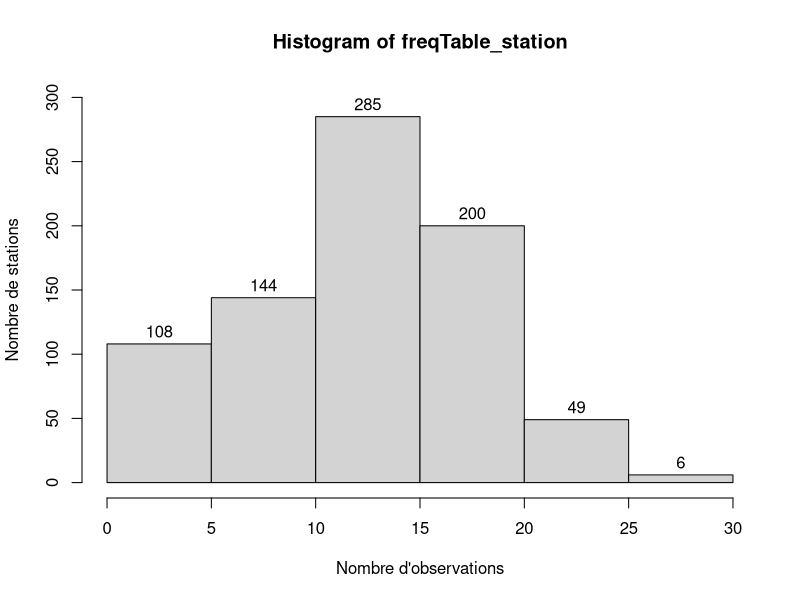
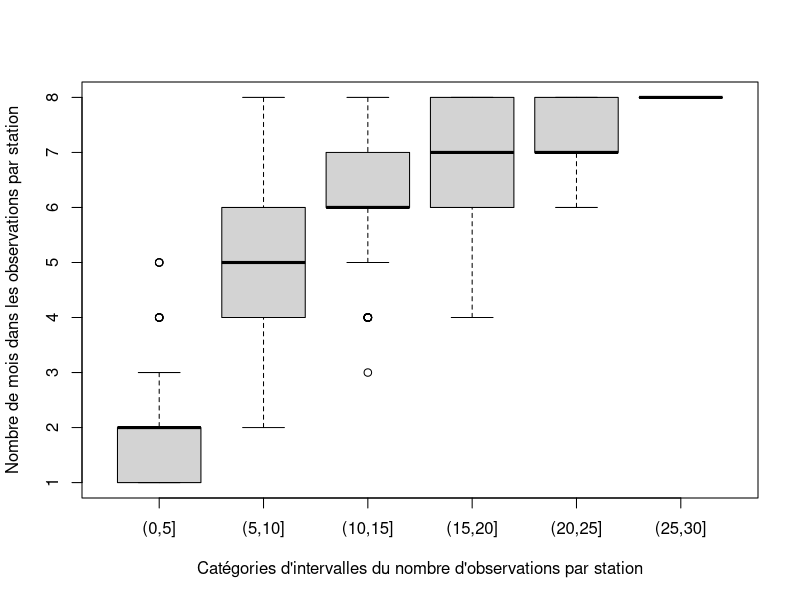
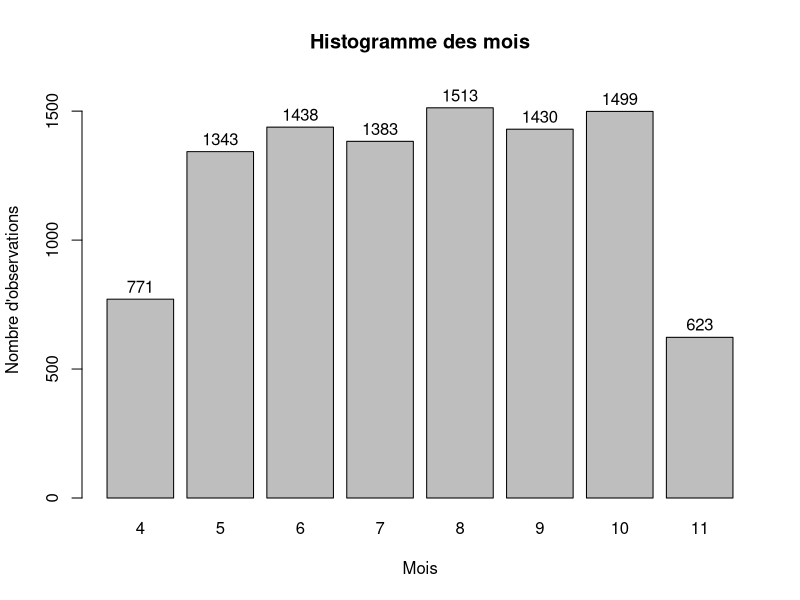
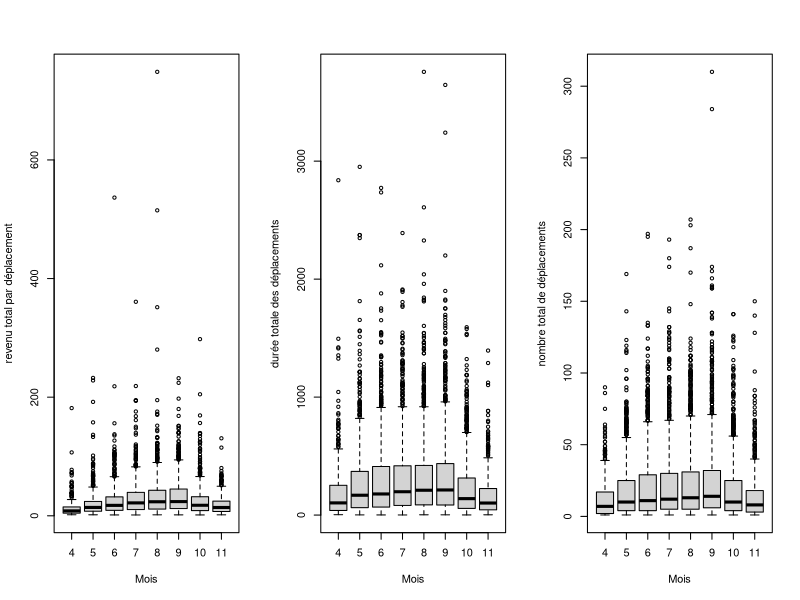
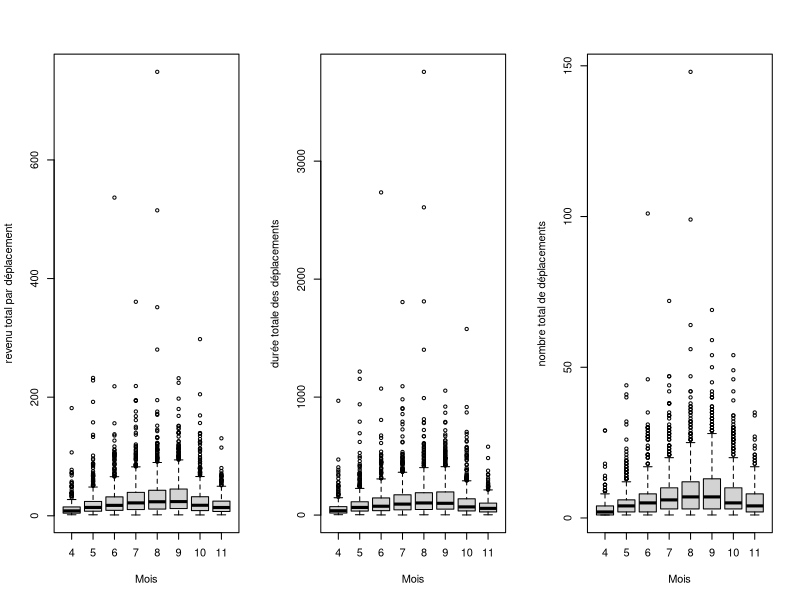
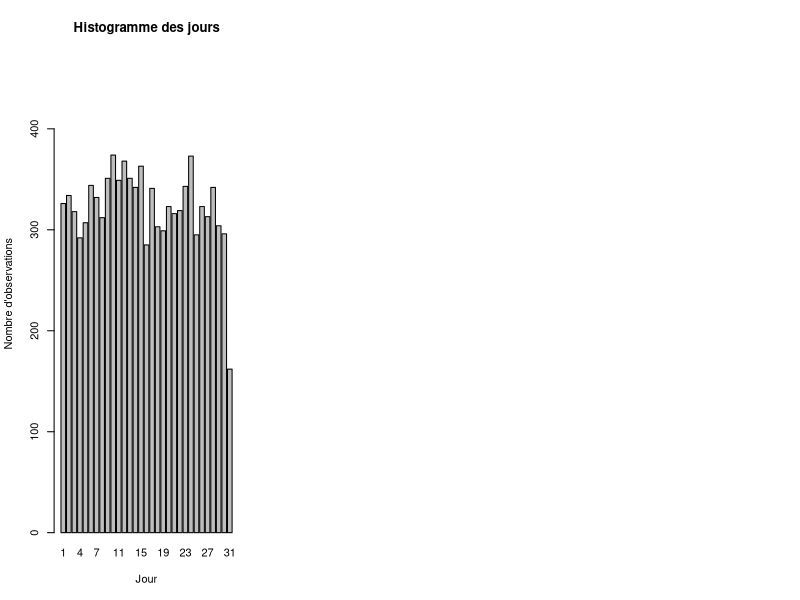
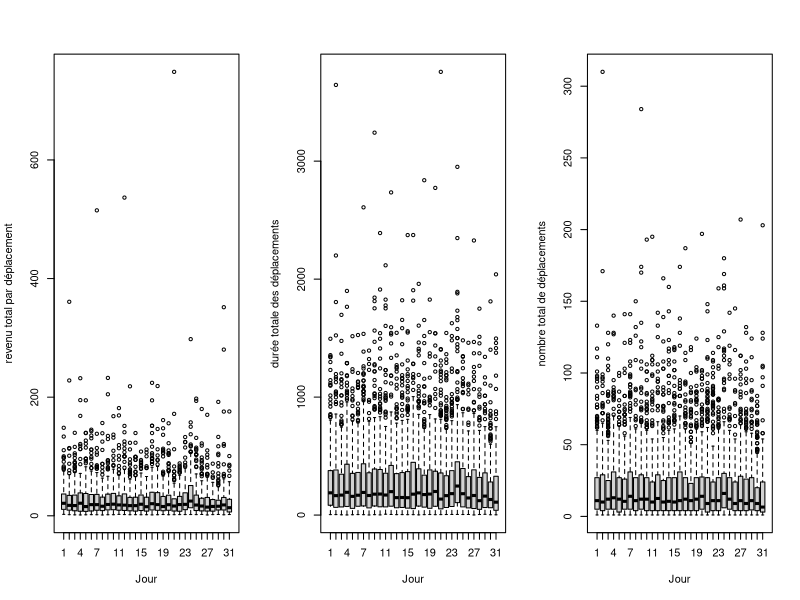
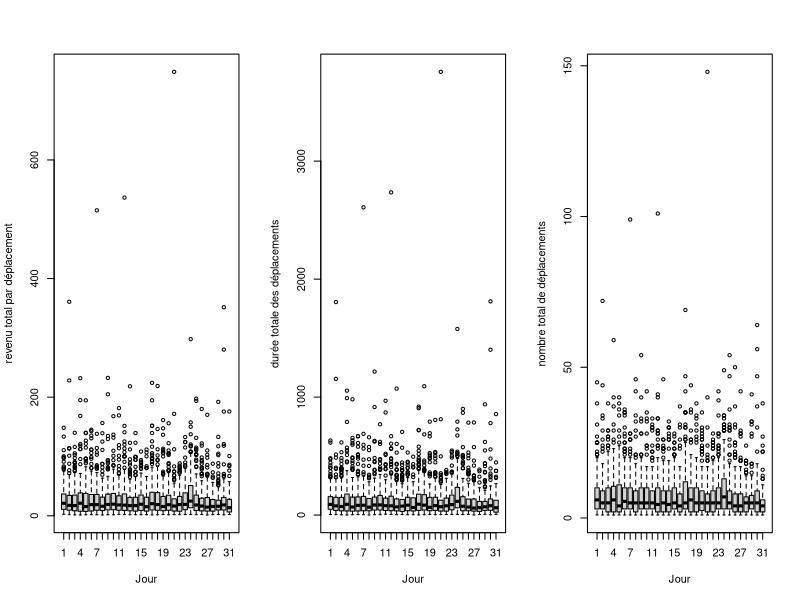

Recreate these plots in R, in order.
## ---- chunk 1
knitr::opts_chunk$set(echo = FALSE)
knitr::opts_chunk$set(message = FALSE)
knitr::opts_chunk$set(warning = FALSE)
knitr::opts_chunk$set(error = FALSE)
## ---- chunk 2
library(tidyverse)
library(ggthemes)
library(RColorBrewer)
library(knitr)
library(corrplot)
## ---- chunk 3
dat = read.csv("bixi1.csv")

## ---- chunk 4
#Importation des données
bixi_raw_data_df= dat
#bixi_raw_data_df=read.table("raw_data/bixi1.csv", sep = ",", header = T)
## ---- chunk 5
knitr::kable(head(bixi_raw_data_df), caption="6 premières observations du jeu de données")
## ---- chunk 6
options(knitr.kable.NA = "")
bixi_df=data.frame(station=as.factor(bixi_raw_data_df$station),
                   mm=factor(bixi_raw_data_df$mm, ordered=T),
                   dd=factor(bixi_raw_data_df$dd, ordered = T),
                   wday=factor(bixi_raw_data_df$wday, 
                      levels=c('Monday','Tuesday','Wednesday','Thursday','Friday','Saturday','Sunday'), ordered=T),
                   mem=as.factor(bixi_raw_data_df$mem),
                   holiday=as.factor(bixi_raw_data_df$holiday),
                   bixi_raw_data_df[,7:ncol(bixi_raw_data_df)])
knitr::kable(summary(bixi_df), caption="Sommaire des observations")
## ---- chunk 7
freqTable_station=table(bixi_df$station)
#hist(freqTable_station, xlab = "Nombre d'observations", ylab = "Nombre de stations", main = "Histogramme du nombre d'observations des stations")

hist_step=5
max_freqTable_station=max(freqTable_station)
station_breaks=seq(0,ceiling(max_freqTable_station/hist_step)*hist_step,hist_step)
hist(freqTable_station,breaks=station_breaks,
     labels=T,ylim=c(0,300),xlab = "Nombre d'observations", ylab = "Nombre de stations")
## ---- chunk 8
#Ajout de la colonne n_obs qui est le nombre d'observations de chaque station
freqTable_station_df=as.data.frame(freqTable_station)
colnames(freqTable_station_df)=c('station','n_obs')
bixi_df=merge(bixi_df,freqTable_station_df)
#head(bixi_df)
## ---- chunk 9
#Ajout de la colonne n_obs_cat: variable catégorielle qui représente l'intervalle
# du nombre d'observations dans laquelle chaque station se situe
bixi_df=data.frame(station=bixi_df$station,n_obs=bixi_df$n_obs,
                   n_obs_cat=cut(bixi_df$n_obs, breaks = station_breaks), bixi_df[,2:ncol(bixi_df)])
head(bixi_df)
## ---- chunk 10
stations_levels=levels(bixi_df$n_obs_cat)
station_df <- bixi_df %>%
  group_by(station) %>%
  summarise(dc_mm=n_distinct(mm), dc_mem=n_distinct(mem), n_obs_cat=first(n_obs_cat))
station_df=merge(station_df, freqTable_station_df)
station_df
## ---- chunk 11
boxplot(station_df$dc_mm~station_df$n_obs_cat, xlab = "Catégories d'intervalles du nombre d'observations par station",
        ylab = "Nombre de mois dans les observations par station")
## ---- chunk 12
saison_first_month=min(bixi_df$mm)
saison_last_month=max(bixi_df$mm)
## ---- chunk 13
freqTable_mm=table(bixi_df$mm)
bplot=barplot(freqTable_mm, ylim = c(0,max(freqTable_mm)+100), xlab="Mois", ylab="Nombre d'observations", main="Histogramme des mois")
text(bplot,freqTable_mm+50, labels=as.character(freqTable_mm))
## ---- chunk 14
par(mfrow=c(1,3))
boxplot(bixi_df$rev~bixi_df$mm, xlab = "Mois", ylab = "revenu total par déplacement")
boxplot(bixi_df$dur~bixi_df$mm, xlab = "Mois", ylab = "durée totale des déplacements")
boxplot(bixi_df$n_tot~bixi_df$mm, xlab = "Mois", ylab = "nombre total de déplacements")
## ---- chunk 15
bixi_nm_df=bixi_df[bixi_df$mem==0,]
par(mfrow=c(1,3))
boxplot(bixi_nm_df$rev~bixi_nm_df$mm, xlab = "Mois", ylab = "revenu total par déplacement")
boxplot(bixi_nm_df$dur~bixi_nm_df$mm, xlab = "Mois", ylab = "durée totale des déplacements")
boxplot(bixi_nm_df$n_tot~bixi_nm_df$mm, xlab = "Mois", ylab = "nombre total de déplacements")
## ---- chunk 16
bixi_df %>%
  group_by(mm) %>%
  summarise(mean.rev=mean(rev,na.rm = T), mean.dur=mean(dur,na.rm=T), mean.n_tot=mean(n_tot,na.rm = T))
## ---- chunk 17
saison_first_day=min(bixi_df$dd[bixi_df$mm==saison_first_month])
saison_last_day=max(bixi_df$dd[bixi_df$mm==saison_last_month])
## ---- chunk 18
freqTable_dd=table(bixi_df$dd)
bplot=barplot(freqTable_dd, ylim = c(0,max(freqTable_dd)+100), xlab="Jour", ylab="Nombre d'observations", main="Histogramme des jours")
#text(bplot,freqTable_dd+50, labels=as.character(freqTable_dd))
## ---- chunk 19
par(mfrow=c(1,3))
boxplot(bixi_df$rev~bixi_df$dd, xlab = "Jour", ylab = "revenu total par déplacement")
boxplot(bixi_df$dur~bixi_df$dd, xlab = "Jour", ylab = "durée totale des déplacements")
boxplot(bixi_df$n_tot~bixi_df$dd, xlab = "Jour", ylab = "nombre total de déplacements")
## ---- chunk 20
par(mfrow=c(1,3))
boxplot(bixi_nm_df$rev~bixi_nm_df$dd, xlab = "Jour", ylab = "revenu total par déplacement")
boxplot(bixi_nm_df$dur~bixi_nm_df$dd, xlab = "Jour", ylab = "durée totale des déplacements")
boxplot(bixi_nm_df$n_tot~bixi_nm_df$dd, xlab = "Jour", ylab = "nombre total de déplacements")
## ---- chunk 21
meanVarCibleByDay=bixi_df %>%
  group_by(dd) %>%
  summarise(mean.rev=mean(rev,na.rm = T), mean.dur=mean(dur,na.rm=T), mean.n_tot=mean(n_tot,na.rm = T))
knitr::kable(meanVarCibleByDay, caption="To add")
## ---- chunk 22
freqTable_wday=table(bixi_df$wday)
bplot=barplot(freqTable_wday, ylim = c(0,max(freqTable_wday)+100), xlab="Jour de semaine", ylab="Nombre d'observations", main="Histogramme des jour de semaine")
#text(bplot,freqTable_dd+50, labels=as.character(freqTable_dd))
## ---- chunk 23
mar=c(7,4,2,2)
dmar=par('mar')
par(mfrow=c(1,3), mar=mar)

bp_rev=boxplot(bixi_df$rev~bixi_df$wday, xlab = "", ylab = "revenu total par déplacement", las=2)
# tick=seq_along(bp_rev$names)
# axis(1,at=tick, labels = F)
# text(tick,par("usr")[3]-1,labels=bp_rev$names, srt=45)
#mtext('Jour de semaine', side=1, padj = 0, outer=T)
mtext('Jour de semaine', side=1,cex=0.9, line=mar[1]-1)
#box(which="figure", col="red")
bp_dur=boxplot(bixi_df$dur~bixi_df$wday, xlab = "", ylab = "durée totale des déplacements",las=2)
mtext('Jour de semaine', side=1,cex=0.9, line=mar[1]-1)
#box(which="figure", col="blue")
bp_n_tot=boxplot(bixi_df$n_tot~bixi_df$wday, xlab = "", ylab = "nombre total de déplacements",las=2)
mtext('Jour de semaine', side=1,cex=0.9, line=mar[1]-1)
#box(which="figure", col="green")
## ---- chunk 24
bixi_saturday=bixi_df[bixi_df$wday=="Saturday",]
bixi_saturday=bixi_saturday[order(bixi_saturday$rev, decreasing = T),]
head(bixi_saturday)
## ---- chunk 25
bixi_thursday=bixi_df[bixi_df$wday=="Thursday",]
bixi_thursday=bixi_thursday[order(bixi_thursday$n_tot, decreasing = T),]
bixi_thursday
## ---- chunk 26
plot(bixi_df$dur,bixi_df$rev, xlab = "Revenu", ylab="durée totale des déplacement", main="Revenu en fonction de la durée")
## ---- chunk 27
freqTable_mem=table(bixi_df$mem)
bplot=barplot(freqTable_mem, ylim = c(0,max(freqTable_mem)+100), xlab="Types d'usagers: 1=membre, 0=non-membre", ylab="Nombre d'observations", main="Histogramme des types d'usagers")
#text(bplot,freqTable_dd+50, labels=as.character(freqTable_dd))
## ---- chunk 28
par(mfrow=c(1,3))

bp_rev=boxplot(bixi_df$rev~bixi_df$mem, xlab = "Type d'usager", ylab = "revenu total par déplacement")
bp_dur=boxplot(bixi_df$dur~bixi_df$mem, xlab = "Type d'usager", ylab = "durée totale des déplacements")
bp_n_tot=boxplot(bixi_df$n_tot~bixi_df$mem, xlab = "Type d'usager", ylab = "nombre total de déplacements")
## ---- chunk 29
freqTable_holidays=table(bixi_df$holiday)
knitr::kable(freqTable_holidays, caption="Proportion des jours fériés dans les observations")
## ---- chunk 30
par(mfrow=c(1,3))

bp_rev=boxplot(bixi_df$rev~bixi_df$holiday, xlab = "Indicateur jour férié", ylab = "revenu total par déplacement")
bp_dur=boxplot(bixi_df$dur~bixi_df$holiday, xlab = "Indicateur jour férié", ylab = "durée totale des déplacements")
bp_n_tot=boxplot(bixi_df$n_tot~bixi_df$holiday, xlab = "Indicateur jour férié", ylab = "nombre total de déplacements")
## ---- chunk 31
par(mar=c(5,4,4,2))
par(oma=c(3,3,3,3))
plot(0:10,0:10, xlab='X', ylab='y', type = 'n')
text(5,5, "Plot", col="red", cex=2)
box(col="red")
box(which = "figure", col="green")
box(which = "outer", col="blue")

mtext("Margins", side=3, line = 2, cex=2, col="forestgreen")
mtext("par(mar=c(b,l,t,r))", side=3, line=1,cex=1, col="forestgreen")
mtext("Line 0", side=3, line=0, adj=1.0, cex=1, col="forestgreen")
mtext("Line 1", side=3, line=1, adj=1.0, cex=1, col="forestgreen")
mtext("Line 2", side=3, line=2, adj=1.0, cex=1, col="forestgreen")
mtext("Line 3", side=3, line=3, adj=1.0, cex=1, col="forestgreen")

mtext("Outer Margin Area", side=1, line=1, cex=2, col="blue", outer=TRUE)
mtext("par(oma=c(b,l,t,r))", side=1, line=2, cex=1, col="blue", outer=TRUE)
mtext("Line 0", side=1, line=0, adj=0.0, cex=1, col="blue", outer=TRUE)
mtext("Line 1", side=1, line=1, adj=0.0, cex=1, col="blue", outer=TRUE)
mtext("Line 2", side=1, line=2, adj=0.0, cex=1, col="blue", outer=TRUE)
## ---- chunk 32
var_qual=c('dur','avg','rev','n_AM','n_PM','n_tot','temp','rain')
options(knitr.kable.NA = "")
bixi_qual_df=bixi_df[,var_qual]
knitr::kable(summary(bixi_qual_df), caption="Sommaire descriptives des variables qualitatives")

## ---- chunk 33
par(mfrow=c(1,2))
hist(bixi_df$dur, xlab="Durée total par jour par station", ylab = "Nombre d'observations", main="Histogramme de la durée totale")
boxplot(bixi_df$dur, main="Durée totale")
## ---- chunk 34
par(mfrow=c(2,2), mar=c(2,4,2,2))

boxplot(bixi_df$dur, main="Durée totale")
box(which = "figure", col="green")
boxplot(bixi_df$avg, main="Durée moyenne")
boxplot(bixi_df$rev, main="Revenu")
boxplot(bixi_df$n_tot, main="nombre total")

box(col="red")
box(which = "figure", col="green")
box(which = "outer", col="blue")
## ---- chunk 35
bixi_df[bixi_df$dur >3000,]
## ---- chunk 36
par(mfrow=c(1,2))
hist(bixi_df$avg, xlab="Durée moyenne par jour par station", ylab = "Nombre d'observations", main="Histogramme de la durée moyenne")
boxplot(bixi_df$avg, main="Durée moyenne")
## ---- chunk 37
par(mfrow=c(1,2))
hist(bixi_df$n_tot, xlab="Nombre total par jour par station", ylab = "Nombre d'observations", main="Histogramme du nombre total")
boxplot(bixi_df$n_tot, main="Nombre total")
## ---- chunk 38
par(mfrow=c(1,2))
hist(bixi_df$rev, xlab="Revenu par jour par station", ylab = "Nombre d'observations", main="Histogramme des revenus")
boxplot(bixi_df$rev, main="Revenu total")
## ---- chunk 39
par(mfrow=c(1,2))
hist(bixi_df$n_AM, xlab="Nombre de déplacements en AM", ylab = "Nombre d'observations", main="Histogramme du nombre de déplacements AM")
boxplot(bixi_df$n_AM, main="Nombre de déplacements AM")
## ---- chunk 40
par(mfrow=c(1,2))
hist(bixi_df$n_PM, xlab="Nombre de déplacements en PM", ylab = "Nombre d'observations", main="Histogramme du nombre de déplacements PM")
boxplot(bixi_df$n_PM, main="Nombre de déplacements PM")
## ---- chunk 41
par(mfrow=c(1,2))
hist(bixi_df$temp, xlab="Température moyenne", ylab = "Nombre d'observations", main="Histogramme de la température moyenne quotidienne")
boxplot(bixi_df$temp, main="Température moyenne quotidienne")
## ---- chunk 42
par(mfrow=c(1,2))
hist(bixi_df$rain, xlab="Précipitations quotidienne", ylab = "Nombre d'observations", main="Histogramme de la quantité de précipitations")
boxplot(bixi_df$rain, main="Précipitations quotidienne")
## ---- chunk 43
my_colors  <- colorRampPalette(c("#BB4444", "#EE9988", "#FFFFFF", "#77AADD", "#4477AA"))(200)
corplot_dat <- dat %>% 
  select(-c(wday,mem))

corplot <- corrplot(cor(corplot_dat,use='pairwise.complete.obs'), 
                    method = "color",col = my_colors,
                    type = "upper", order = "hclust",
                    addCoef.col = "black",
                    tl.col = "black", tl.srt = 45,
                    sig.level = 0.01, insig = "blank",
                    diag = FALSE
                    )

## ---- chunk 44
dat$wday <- factor(dat$wday,
                   levels = c("Monday", "Tuesday", "Wednesday", "Thursday", "Friday", "Saturday", "Sunday"))

label <- c(`1` = "Membre", `0` = "Non membre")
## ---- chunk 45
ggplot(dat, aes(x=wday, y=dur,
           fill = wday)) +
  geom_bar(stat = "identity") +
  scale_fill_brewer(palette = "Blues")+
  facet_wrap(~ mem,labeller=labeller(mem=label))+
  theme(legend.position="none")+
  scale_x_discrete(labels = c("Lundi", "Mardi", "Mercredi", "Jeudi", "Vendredi", "Samedi", "Dimanche"))+
  theme(strip.text = element_text(size = 12, face = "bold"),
        axis.text.x = element_text(angle = 45, hjust = 1)) +
  xlab("")+
  ylab("Durée totale (en minutes) des déplacement")
## ---- chunk 46
dat$wday <- factor(dat$wday,
                   levels = c("Monday", "Tuesday", "Wednesday", "Thursday", "Friday", "Saturday", "Sunday"))

label <- c(`1` = "Membre", `0` = "Non membre")
## ---- chunk 47
ggplot(dat, aes(as.factor(mm), dur, fill = as.factor(mm))) +
  geom_bar(stat = "identity") +
  scale_fill_brewer(palette = "Blues")+
  facet_wrap(~ mem,labeller=labeller(mem=label))+
  theme(legend.position="none")+
  scale_x_discrete(breaks = 4:11,labels=c("Avril","Mai","Juin", "Juillet", "Août", "Septembre", "Octobre", "Novembre")) +
  theme(strip.text = element_text(size = 12, face = "bold"),
        axis.text.x = element_text(angle = 45, hjust = 1)) +
  xlab("")+
  ylab("Durée totale (en minutes) des déplacement")
## ---- chunk 48
dat_temp <- dat %>%
  select(mem, dur, temp, avg) %>% 
  group_by(temp, mem) %>%
  summarise(dur = (mean(dur)),
            avg = mean(avg))
## ---- chunk 49
ggplot(dat_temp, aes(temp, dur)) +
  geom_point() +
  facet_wrap(~mem,labeller=labeller(mem=label))+
  geom_smooth(method='lm',  se=FALSE) +
  labs(title = "Durée totale des déplacement \npar jours selon les membres et les non membres")+
  xlab("Température journalière moyenne en °C")+
  ylab("Durée journalière totale moyenne des déplacement")

ggplot(dat_temp, aes(temp, avg)) +
  geom_point() +
  facet_wrap(~mem,labeller=labeller(mem=label))+
  geom_smooth(method='lm',  se=FALSE) +
  labs(title = "Durée moyenne des déplacement \npar jours selon les membres et les non membres")+
  xlab("Température journalière moyenne en °C")+
  ylab("Durée journalière moyenne des déplacement")

dat_temp_cor = dat_temp %>% 
  group_by(mem) %>%
  summarise(cor = cor(temp,dur),
            cor_avg = cor(temp,avg))
## ---- chunk 50
dat_rain <- dat %>%
  select(mem, dur, rain, avg) %>% 
  group_by(rain, mem) %>%
  summarise(dur = mean(dur),
            avg = mean(avg))

## ---- chunk 51
ggplot(dat_rain, aes(rain, dur)) +
  geom_point() +
  facet_wrap(~mem,labeller=labeller(mem=label)) +
  geom_smooth(method='lm', se=FALSE) +
  labs(title = "Durée totale moyenne des déplacement \npar jours selon les membres et les non membres")+
  xlab("Précipitation de pluie (en mm)")+
  ylab("Durée journalière totale moyenne des déplacement")

ggplot(dat_rain, aes(rain, avg)) +
  geom_point() +
  facet_wrap(~mem,labeller=labeller(mem=label)) +
  geom_smooth(method='lm', se=FALSE) +
  labs(title = "Durée moyenne des déplacement \npar jours selon les membres et les non membres")+
  xlab("Précipitation de pluie (en mm)")+
  ylab("Durée journalière moyenne des déplacement")

dat_rain_cor = dat_rain %>% 
  group_by(mem) %>%
  summarise(cor = cor(rain,dur),
            cor_avg = cor(rain,avg))
## ---- chunk 52
dat_mem <- dat %>%
  select(mem, avg, dur) %>% 
  group_by(mem) %>%
  summarise(avg = mean(avg), dur = sum(dur)) %>% 
  mutate(dur_relative = ifelse(mem == 1, dur / sum(dat$mem == 1), dur / sum(dat$mem ==0))) %>% 
  mutate(mem = ifelse(mem == 1, "Membre", "Non-membre"))
## ---- chunk 53
kable(dat_mem, col.names = c("Membre", "Durée moyenne", "Durée totale", "Durée totale relative"), caption = "Détail sur la durée selon les abonnements")
## ---- chunk 54
dat_hol <- dat %>%
  select(holiday, avg, dur) %>% 
  group_by(holiday) %>%
  summarise(avg = mean(avg), dur = sum(dur)) %>% 
  mutate(dur_relative = ifelse(holiday == 1, dur / sum(dat$holiday == 1), dur / sum(dat$holiday ==0))) %>% 
  mutate(holiday = ifelse(holiday == 1, "Férié", "Non férié"))


kable(dat_hol, col.names = c("Jour", "Durée moyenne", "Durée totale", "Durée totale relative"), caption = "Détail sur la durée selon les fériés")

## ---- chunk 55
dat_station = dat %>% group_by(station) %>% summarise(dur = sum(dur))
data <- dat_station[order(-dat_station$dur), ]

# Créer un graphique à barres classant les stations en ordre décroissant
ggplot(data, aes(x = factor(station, levels = unique(data$station)), y = dur)) +
  geom_bar(stat = "identity", fill = "blue") +
  labs(x = "Station", y = "Durée totale ") +
  scale_x_discrete(labels = rep("", length(data$station))) +
  theme(panel.grid.major.x = element_blank(),
        axis.ticks.x = element_blank())
  
top3_stat_dur = head(data, 5)
## ---- chunk 56
dat_temp_ntot <- dat %>%
  select(mem, n_tot, temp) %>% 
  group_by(temp, mem) %>%
  summarise(n_tot = (mean(n_tot)))

ggplot(dat_temp_ntot, aes(temp, n_tot)) +
  geom_point() + geom_smooth(method='lm', se=FALSE) +
  facet_wrap(~mem,labeller=labeller(mem=label)) +
  xlab("Température en °C")+
  ylab("Nombre de déplacement moyen")

dat_temp_ntot_cor = dat_temp_ntot %>% 
  group_by(mem) %>%
  summarise(cor = cor(temp,n_tot))
## ---- chunk 57
 mean_temp_vs_mm <- round(aggregate(dat$temp~dat$mm, FUN=mean, na.rm = TRUE), digits=2)

datt <- data.frame(
  mm = mean_temp_vs_mm$`dat$mm`,
  temp = mean_temp_vs_mm$`dat$temp`)
mois_fr <- c("Avril", "Mai", "Juin", "Juillet", "Août", "Septembre", "Octobre", "Novembre")
datt$mm <- mois_fr[datt$mm]
dat_transpose <- t(datt)
#knitr::kable(dat_transpose, format = "pipe", col.names = rep("", ncol(dat_transpose)))



mean_temp_vs_mm_t <-(mean_temp_vs_mm)
mean_temp_vs_mm_t$`dat$mm` <- month.name[mean_temp_vs_mm_t$`dat$mm`]
mean_temp_vs_mm_t<-t(mean_temp_vs_mm_t)

# Afficher le tableau à l'horizontale
#knitr::kable(mean_temp_vs_mm_t, format = "pipe", col.names = rep("", ncol(dat_transpose)))

knitr::kable(mean_temp_vs_mm, col.names = c("Mois","Température moyenne (°C)"))
## ---- chunk 58
dat_rain_ntot <- dat %>%
  select(mem, n_tot, rain) %>% 
  group_by(rain, mem) %>%
  summarise(n_tot = (mean(n_tot)))

ggplot(dat_rain_ntot, aes(rain, n_tot)) +
  geom_point() + geom_smooth(method='lm', se=FALSE) +
  facet_wrap(~mem,labeller=labeller(mem=label)) +
  xlab("Quantité de précipitations (mm) par jour")+
  ylab("Nombre de déplacement moyen")

dat_rain_ntot_cor = dat_rain_ntot %>% 
  group_by(mem) %>%
  summarise(cor = cor(rain,n_tot))
## ---- chunk 59

dat_n_tot_wday <- dat %>%
  select(mem, n_tot, wday, n_AM, n_PM) %>%
  group_by(wday, mem) %>%
  summarise(n_tot = mean(n_tot),
            n_AM =  mean(n_AM),
            n_PM =  mean(n_PM))%>%
            mutate(n_nuit = n_tot-n_AM-n_PM) %>% 
  select(wday,mem,n_AM,n_PM,n_nuit,n_tot)

dat_mean_n_tot_wday <- dat_n_tot_wday %>%
  group_by(mem) %>% 
  summarise(n_tot = mean(n_tot))

dat_n_tot_wday_2 <- tidyr::pivot_longer(dat_n_tot_wday, cols = starts_with("n_"), names_to = "moment", values_to = "nombre")

ggplot(data = dat_n_tot_wday_2, aes(x = wday, y = nombre, fill = factor(moment))) +
  geom_bar(stat = "identity", position = position_dodge(), width = 0.7) +
  facet_grid(mem ~ ., scales = "free_y", labeller = as_labeller(c('0' = "Non-membre", '1' = "Membre"))) +
  labs(x = "Jour de la semaine", y = "Nombre de déplacements moyen",
       fill = "Variable") +
  scale_fill_manual(values = c("n_AM" = "blue", "n_PM" = "red", "n_nuit" = "green", "n_tot" = "purple"),
                    name = "Moment de la journée",
                    labels = c("AM", "Nuit", "PM", "Total"))+
  geom_text(aes(label = round(nombre, 1)), position = position_dodge(width = 0.7), vjust = -0.5, size = 2)+
  scale_x_discrete(labels = c("Lundi", "Mardi", "Mercredi", "Jeudi", "Vendredi", "Samedi", "Dimanche"))+
  theme(strip.text = element_text(size = 12, face = "bold"),
        axis.text.x = element_text(angle = 45, hjust = 1))

## ---- chunk 60

dat_hol_n_tot <- dat %>%
  select(holiday, n_tot) %>% 
  group_by(holiday) %>%
  mutate(mean_n_tot = n_tot) %>% 
  summarise(mean_n_tot = mean(n_tot), n_tot = sum(n_tot)) %>%
  mutate(holiday = ifelse(holiday == 1, "Férié", "Non férié"))

kable(dat_hol_n_tot, col.names = c("Jour", "Nb. déplacement moyen", "Nb. déplacement total"))

## ---- chunk 61

dat_n_tot_vs_mois <- dat %>%
  select(mem, n_tot, mm) %>% 
  group_by(mm, mem) %>%
  summarise(n_tot = (mean(n_tot)))

mois <- c(rep("Avril",2), rep("Mai",2), rep("Juin",2), rep("Juillet",2), rep("Août",2), rep("Septembre",2), rep("Octobre",2), rep("Novembre",2))

dat_n_tot_vs_mois <- dat_n_tot_vs_mois %>% mutate(mm=factor(mm, levels=c(4:11), ordered=TRUE))

ggplot(dat_n_tot_vs_mois, aes(x=mm, y=n_tot,
           fill = mois)) +
  geom_bar(stat = "identity") +
  facet_wrap(~ mem,labeller=labeller(mem=label))+
  theme(legend.position="none")+
  xlab("")+
  ylab("Nombre de déplacement moyen")+
  scale_x_discrete(labels = c("Avril", "Mai", "Juin", "Juillet", "Août", "Septembre", "Octobre", "Novembre"))+
  theme(strip.text = element_text(size = 12, face = "bold"),
        axis.text.x = element_text(angle = 45, hjust = 1))+
  geom_text(aes(label = round(n_tot, 1)), position = position_dodge(width = 0.7), vjust = -0.5, size = 3)


memmois = (select(filter(dat_n_tot_vs_mois,mem ==1),n_tot))
nmemmois = (select(filter(dat_n_tot_vs_mois,mem ==0),n_tot))
cor_mois_m_vs_nm <- cor(memmois$n_tot,nmemmois$n_tot)
#cor_mois_m_vs_avg_temp <- cor(memmois$n_tot,mean_temp_vs_mm$`dat$temp`)
#cor_mois_nm_vs_avg_temp <- cor(nmemmois$n_tot,mean_temp_vs_mm$`dat$temp`)

## ---- chunk 62

dat_n_tot_station <- dat %>%
  select(mem, n_tot, station) %>% 
  group_by(station, mem) %>%
  summarise(n_tot = (sum(n_tot)))

top_station_m <- dat_n_tot_station %>% 
  filter(mem == 1) %>% 
  arrange(desc(n_tot)) %>% 
  head(5) %>% 
  cbind(c("Métro Mont-Royal (Rivard / du Mont-Royal)","Prince-Arthur / du Parc","De Bréboeuf / du Mont-Royal",
          "Messier / Du Mont-Royal", "Boyer / du Mont-Royal")) %>% 
  cbind(c("Plateau Mont-Royal","Plateau Mont-Royal","Plateau Mont-Royal","Plateau Mont-Royal","Plateau Mont-Royal"))  %>% 
  select(-matches("^mem"))

colnames(top_station_m)[3] <- "Emplacement"
colnames(top_station_m)[4] <- "Arrondissement"

top_station_m <- top_station_m%>% 
  select(station, Emplacement,Arrondissement, n_tot)

top_station_nm <- dat_n_tot_station %>% 
  filter(mem == 0) %>% 
  arrange(desc(n_tot)) %>% 
  head(5) %>% 
  cbind(c("de la Commune / Place Jacques-Cartier","Duluth / St-Laurent","Métro Mont-Royal (Rivard / du Mont-Royal)",
          "St-Dominique / Napoléon", "de la Commune / St-Sulpice")) %>% 
  cbind(c("Le Vieux Montréal","Plateau Mont-Royal","Plateau Mont-Royal","Plateau Mont-Royal","Le Vieux Montréal")) %>% 
  select(-matches("^mem"))

colnames(top_station_nm)[3] <- "Emplacement_nm"
colnames(top_station_nm)[4] <- "Arrondissement_nm"

top_station_nm <- top_station_nm%>% 
  select(station, Emplacement_nm,Arrondissement_nm,n_tot)

kable(top_station_m, col.names = c("Stations","Emplacement","Arrondissement", "Nb. de déplacement total"), caption = "Détail sur les stations les plus utilisées pour les membres") 

kable(top_station_nm, col.names = c("Stations","Emplacement","Arrondissement", "Nb. de déplacement total"), caption = "Détail sur les stations les plus utilisées pour les non-membres") 


## ---- chunk 63

df_Nmem_compl <- dat  %>% subset(mem == '0')

dat_rev <- df_Nmem_compl %>%
  select(rev, holiday) %>% 
  group_by(holiday) %>%
  summarise(rev_moyen = mean(rev),rev_total = sum(rev)) %>% 
  mutate(holiday = ifelse(holiday == 1, "Journée fériée", "journée normale"))


kable(dat_rev, col.names = c("", "Revenu moyen", "Revenu total"), caption = "Détails entre les journées fériées et le revenu rapporté par les non-membres")
